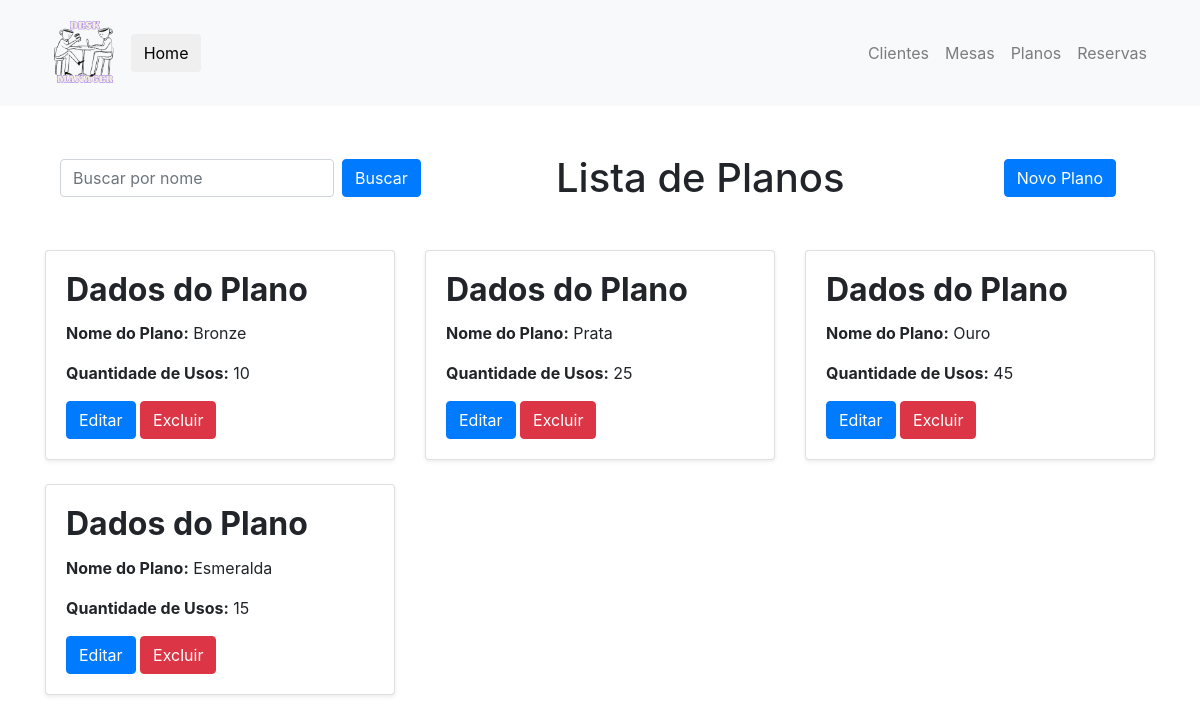
The page /tipos_planos on the database its author committed.
### desk_manager/models.py (models this page shows, shortened)
class PlanoDeUso(db.Model):
    __tablename__ = 'plano'
    id: so.Mapped[str] = so.mapped_column(sa.String, primary_key=True, default=generate_hex_id)
    nome_do_plano: so.Mapped[str] = so.mapped_column(sa.String, nullable=False)
    quantidade_de_usos: so.Mapped[int] = so.mapped_column(sa.Integer, nullable=False)
    clientes: so.Mapped[list["Cliente"]] = so.relationship("Cliente", back_populates="plano")
    def to_dict(self):
        return {
            'id': self.id,
            'nome_do_plano': self.nome_do_plano,
            'quantidade_de_usos': self.quantidade_de_usos
        }
    @classmethod
    def buscar_todos_planos(cls):
        return cls.query.all()

### desk_manager/routes/planos.py (the view)
@PLANO.route('/tipos_planos')
def lista_planos():
    planos = PlanoDeUso.buscar_todos_planos()
    planos_dict = [plano.to_dict() for plano in planos]
    return render_template('lista_planos.html', planos=planos_dict, plano_escolhido=None)

### desk_manager/templates/lista_planos.html (shortened to what this page needs)
{% extends "base.html" %}
{% block body %}
<div class="container my-5">
    <div class="d-flex justify-content-between align-items-center mb-5">
        <form id="buscarPlanoForm" action="" method="GET" class="form-inline justify-content-center" onsubmit="buscarPlano(event)">
            <input type="text" id="nome_do_planoInput" class="form-control mr-2" placeholder="Buscar por nome" required>
            <button type="submit" class="btn btn-primary">Buscar</button>
        </form>
        <h1 class="display-5 text-center my-0 offset-mr-1">Lista de Planos</h1>
        <form action="{{ url_for('plano.cadastrar_plano') }}" method="GET" class="mx-4">
            <button type="submit" class="btn btn-primary">Novo Plano</button>
        </form>
    </div>
</div>
    <div class="row">
        {% if plano_escolhido %}
            <div class="col-md-6 offset-md-3">
                <h2 class="card-title"><strong>Plano encontrado!</strong></h2>
                <div class="card shadow-sm">
                    <div class="card-body">
                        <h2 class="card-title"><strong>Dados do Plano</strong></h2>
                        <p class="card-text"><strong>Nome do Plano:</strong> {{ plano_escolhido["nome_do_plano"] }}</p>
                        <p class="card-text"><strong>Quantidade de Usos:</strong> {{ plano_escolhido["quantidade_de_usos"] }}</p>
                        <a href="/editar_plano" class="btn btn-primary">Editar</a>
                        <form action="/cadastrar_plano" method="POST" style="display:inline;">
                            <button type="submit" class="btn btn-danger">Excluir</button>
                        </form>
                    </div>
                </div>
            </div>
        {% elif planos %}
            {% for plano in planos %}
            <div class="col-md-6 col-lg-4 mb-4">
                <div class="card shadow-sm">
                    <div class="card-body">
                        <h2 class="card-title"><strong>Dados do Plano</strong></h2>
                        <p class="card-text"><strong>Nome do Plano:</strong> {{ plano["nome_do_plano"] }}</p>
                        <p class="card-text"><strong>Quantidade de Usos:</strong> {{ plano["quantidade_de_usos"] }}</p>
                        <a href="{{ url_for('plano.editar_plano', plano_id=plano.id) }}" class="btn btn-primary">Editar</a>
                        <form action="{{ url_for('plano.excluir_plano', plano_id=plano.id) }}" method="POST" style="display:inline;">
                            <button type="submit" class="btn btn-danger">Excluir</button>
                        </form>
                    </div>
                </div>
            </div>
            {% endfor %}
        {% else %}
            <div class="col-12">
                <p class="text-center">Não há planos cadastrados.</p>
            </div>
        {% endif %}
    </div>
</div>
{% endblock %}

### rows shown on the page
PlanoDeUso: nome_do_plano "Bronze", quantidade_de_usos "10"
PlanoDeUso: nome_do_plano "Prata", quantidade_de_usos "25"
PlanoDeUso: nome_do_plano "Ouro", quantidade_de_usos "45"
PlanoDeUso: nome_do_plano "Esmeralda", quantidade_de_usos "15"
